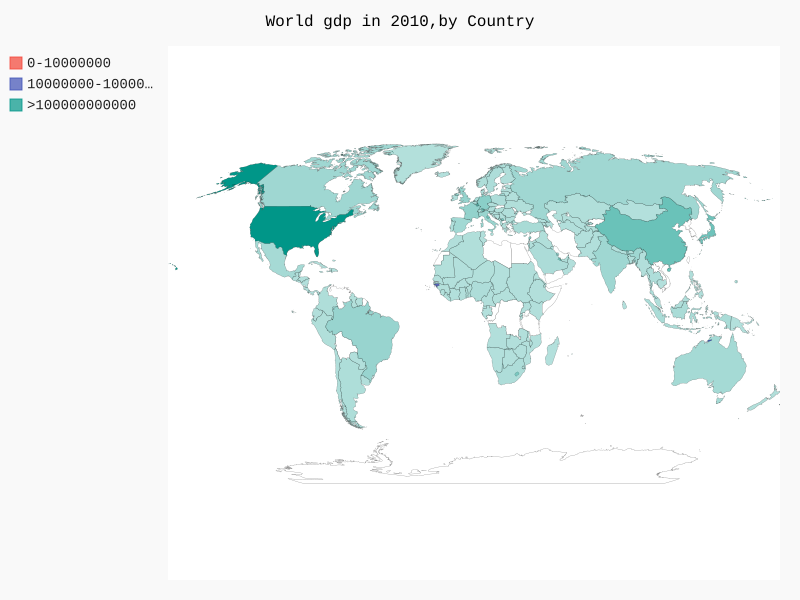

Generate this figure with Python:
import json
import pygal
from country_codes import get_country_code
filename='gdp_json.json'
with open(filename) as f:
    pop_data=json.load(f)
cc_gdp={}
for pop_dict in pop_data:
    if pop_dict['Year']==2010:
        country_name=pop_dict['Country Name']
        gdp=int(float(pop_dict['Value']))
        code=get_country_code(country_name)
        if code:
            cc_gdp[code]=gdp
cc_gdp_1,cc_gdp_2,cc_gdp_3={},{},{}
for cc,gdp in cc_gdp.items():
    if gdp<10000000:
        cc_gdp_1[cc]=gdp
    elif gdp<1000000000:
        cc_gdp_2[cc]=gdp
    else:
        cc_gdp_3[cc]=gdp
print(len(cc_gdp_1),len(cc_gdp_2),len(cc_gdp_3))
wm=pygal.maps.world.World()
wm.title='World gdp in 2010,by Country'
wm.add('0-10000000',cc_gdp_1)
wm.add('10000000-1000000000',cc_gdp_2)
wm.add('>100000000000',cc_gdp_3)
wm.render_to_file('world_gdp.svg')
